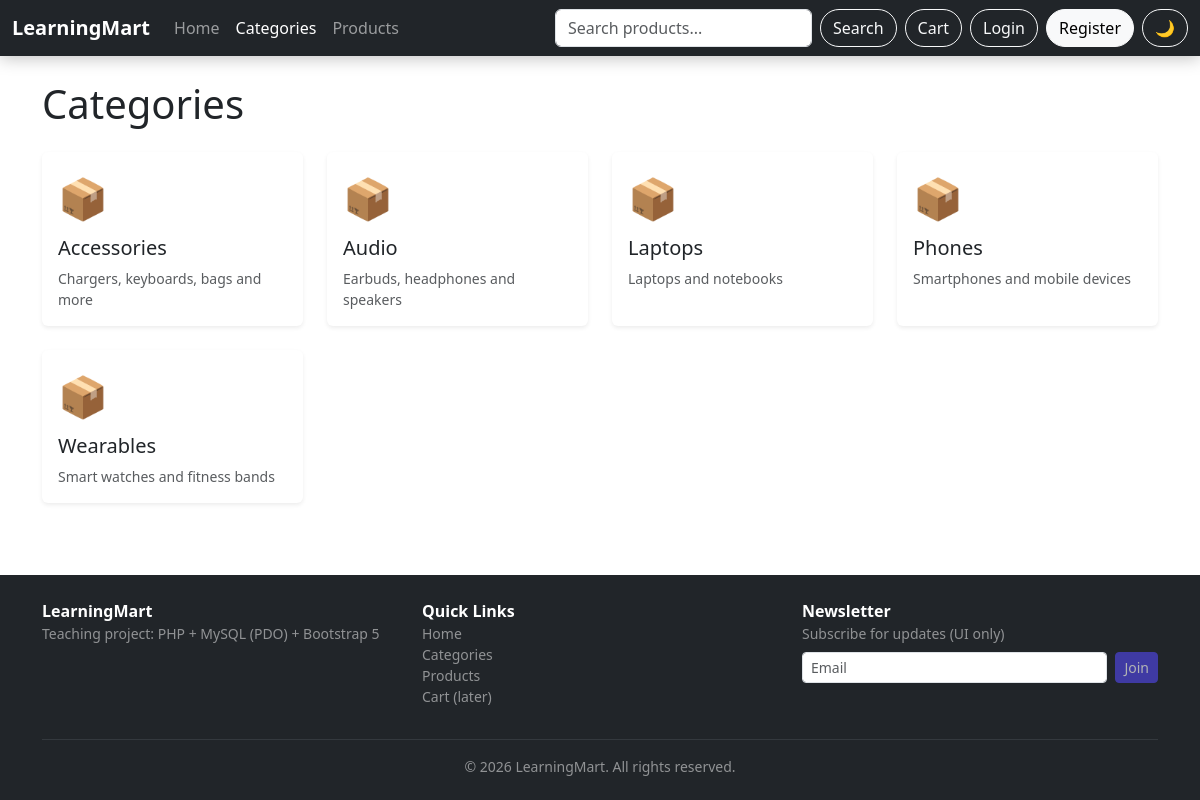
The app's page /category.php with its own data.
### tables this page shows
CREATE TABLE categories (
    id INT AUTO_INCREMENT PRIMARY KEY,
    name VARCHAR(100) NOT NULL,
    description TEXT,
    created_at TIMESTAMP DEFAULT CURRENT_TIMESTAMP
);

### category.php (the view, shortened to what this page needs)
<?php
include 'base/connect.php';
$categories = $pdo->query("SELECT * FROM categories ORDER BY name")->fetchAll();
?>
<!DOCTYPE html>
<html lang="en">
<head>
  <link href="assets/css/style.css" rel="stylesheet">
  <link href="https://cdn.jsdelivr.net/npm/bootstrap@5.3.8/dist/css/bootstrap.min.css" rel="stylesheet">
</head>
<body class="d-flex flex-column min-vh-100">
<?php include 'layout/header.php'; ?>
<main class="container py-4 flex-grow-1">
  <h1 class="mb-4">Categories</h1>
  <div class="row g-4">
    <?php foreach ($categories as $c): ?>
      <div class="col-6 col-md-3">
        <a href="product.php?cat=<?= (int)$c['id'] ?>" class="text-decoration-none text-dark">
          <div class="card border-0 shadow-sm p-3 category-card h-100">
            <div class="fs-1 mb-2">📦</div>
            <h5><?= htmlspecialchars($c['name']) ?></h5>
            <p class="text-muted small mb-0"><?= htmlspecialchars($c['description']) ?></p>
          </div>
        </a>
      </div>
    <?php endforeach; ?>
  </div>
</main>
<?php include 'layout/footer.php'; ?>
</body>
</html>

### assets/css/style.css (style rules this page uses)
:root { --lm-primary: #4f46e5; --lm-primary-dark: #4338ca; --lm-radius: 16px; --lm-shadow: 0 6px 24px rgba(2, 6, 23, .08); }
body { font-family: system-ui, -apple-system, "Segoe UI", Roboto, sans-serif; -webkit-font-smoothing: antialiased; }
.card { border-radius: var(--lm-radius); transition: transform .2s ease, box-shadow .2s ease; }
.category-card { cursor: pointer; }

### records on screen
categories: name "Accessories", description "Chargers, keyboards, bags and more"
categories: name "Audio", description "Earbuds, headphones and speakers"
categories: name "Laptops", description "Laptops and notebooks"
categories: name "Phones", description "Smartphones and mobile devices"
categories: name "Wearables", description "Smart watches and fitness bands"
